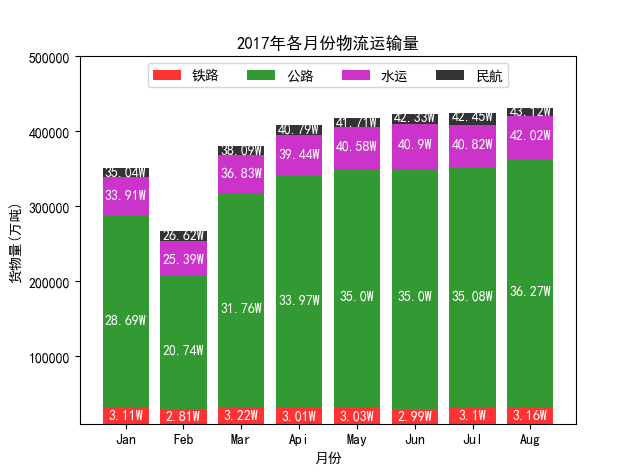

This figure's Python source:
#垂直堆叠条形图

import matplotlib.pyplot as plt
import numpy as np
import pandas as pd
import os

data = pd.read_excel(os.getcwd() + '\cargo_data.xls')

plt.rcParams['font.sans-serif'] = ['SimHei']
plt.rcParams['axes.unicode_minus'] = False

plt.bar(np.arange(8), data.loc[0,:][1:], color = 'red', alpha = 0.8, label = '铁路', align = 'center')
plt.bar(np.arange(8), data.loc[1,:][1:], bottom = data.loc[0,:][1:], color = 'green', alpha = 0.8, label = '公路', align = 'center')
plt.bar(np.arange(8), data.loc[2,:][1:], bottom = data.loc[0,:][1:] + data.loc[1,:][1:], color = 'm', alpha = 0.8, label = '水运', align = 'center')
plt.bar(np.arange(8), data.loc[3,:][1:], bottom = data.loc[0,:][1:] + data.loc[1,:][1:] + data.loc[2,:][1:], color = 'black', alpha = 0.8, label = '民航', align = 'center')

plt.xlabel('月份')
plt.ylabel('货物量(万吨)')

plt.title('2017年各月份物流运输量')

plt.xticks(np.arange(8), data.columns[1:])
plt.ylim([10000, 500000])

for x_t, y_t in enumerate(data.loc[0,:][1:]):
	plt.text(x_t, y_t / 2, '%sW' %(round(y_t / 10000, 2)), ha = 'center', color = 'white')

for x_g, y_g in enumerate(data.loc[0,:][1:] + data.loc[1,:][1:]):
	plt.text(x_g, y_g / 2, '%sW' %(round(y_g / 10000, 2)), ha = 'center', color = 'white')

for x_s, y_s in enumerate(data.loc[0,:][1:] + data.loc[1,:][1:] + data.loc[2,:][1:]):
	plt.text(x_s, y_s-30000, '%sW' %(round(y_s/10000, 2)), ha = 'center', color = 'white')

for x_f, y_f in enumerate(data.loc[0,:][1:] + data.loc[1,:][1:] + data.loc[2,:][1:] + data.loc[3,:][1:]):
	plt.text(x_f, y_f-10000, '%sW' %(round(y_f/10000, 2)), ha = 'center', color = 'white')

plt.legend(loc = 'upper center', ncol = 4)

plt.show()
